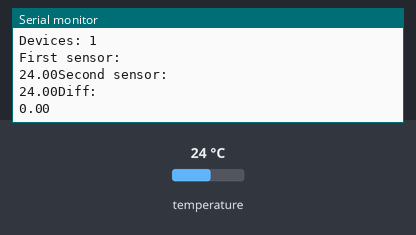
The sketch below on a simulated Arduino Uno, built with avr-gcc and run on an emulated ATmega328P. Shown: the last lines printed to the serial monitor. The test bench sets the inputs (shaded band); at power-on: temperature 24 °C.

Above: at 2.3 s.
2.4 s: temperature set to 12 °C
At 3.1 s:
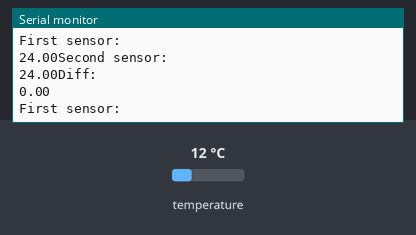
4.1 s: temperature set to 19 °C
At 4.1 s:
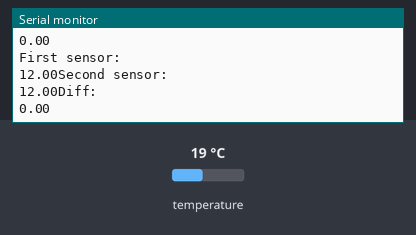
Timing chart, 0 to 7.1 s (numbered marks = the images above; inputs shaded):
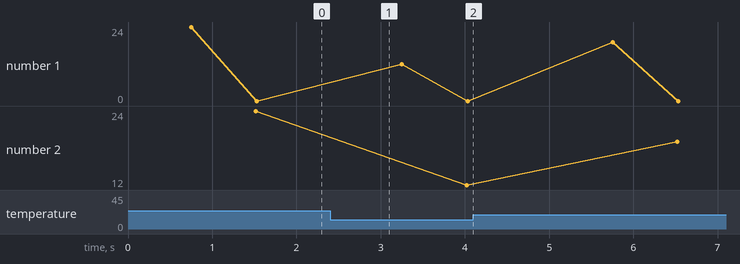

Measured:
- plotted number 2: 24 → 12 after the input at 2.4 s, 12 → 19 after the input at 4.1 s

The sketch:

Multiple_direct.ino
```cpp
#include <DS18B20.h>

DS18B20 ds(4);

uint8_t sensor1Address[8] = {0x28, 0x43, 0xB8, 0xBB, 0x00, 0x00, 0x00, 0x46};
uint8_t sensor2Address[8] = {0x28, 0x72, 0x69, 0x35, 0x00, 0x00, 0x00, 0x00};
float temp1 = 0;
float temp2 = 0;
float diff = 0;

void setup() {
  Serial.begin(9600);
  Serial.print("Devices: ");
  Serial.println(ds.getNumberOfDevices());
}

void loop() {
  ds.select(sensor1Address);
  Serial.println("First sensor:");
  temp1=ds.getTempC();
  Serial.print(temp1);
  ds.select(sensor2Address);
  temp2=ds.getTempC();
  Serial.println("Second sensor:");
  Serial.print(temp2);
  Serial.println("Diff:");
  diff=temp1-temp2;
  Serial.println(diff);
//  while (ds.selectNext()) {
//    switch (ds.getFamilyCode()) {
//      case MODEL_DS18S20:
//        Serial.println("Model: DS18S20/DS1820");
//        break;
//      case MODEL_DS1822:
//        Serial.println("Model: DS1822");
//        break;
//      case MODEL_DS18B20:
//        Serial.println("Model: DS18B20");
//        break;
//      default:
//        Serial.println("Unrecognized Device");
//        break;
//    }
//
//    uint8_t address[8];
//    ds.getAddress(address);
//
//    Serial.print("Address:");
//    for (uint8_t i = 0; i < 8; i++) {
//      Serial.print(" ");
//      Serial.print(address[i]);
//    }
//    Serial.println();
//
//    Serial.print("Resolution: ");
//    Serial.println(ds.getResolution());
//
//    Serial.print("Power Mode: ");
//    if (ds.getPowerMode()) {
//      Serial.println("External");
//    } else {
//      Serial.println("Parasite");
//    }
//
//    Serial.print("Temperature: ");
//    Serial.print(ds.getTempC());
//    Serial.print(" C / ");
//    Serial.print(ds.getTempF());
//    Serial.println(" F");
//    Serial.println();
//  }

  delay(1000);
}
```
